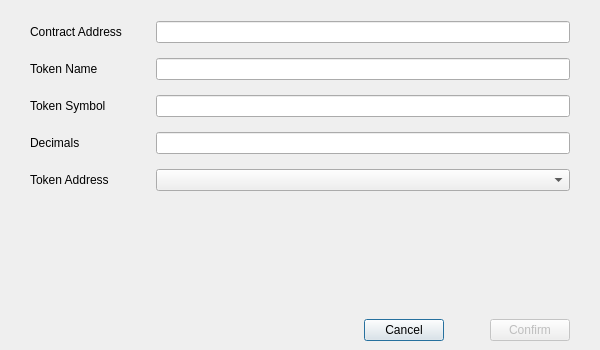
<?xml version="1.0" encoding="UTF-8"?>
<ui version="4.0">
 <class>AddTokenPage</class>
 <widget class="QDialog" name="AddTokenPage">
  <property name="geometry">
   <rect>
    <x>0</x>
    <y>0</y>
    <width>600</width>
    <height>350</height>
   </rect>
  </property>
  <property name="minimumSize">
   <size>
    <width>600</width>
    <height>350</height>
   </size>
  </property>
  <property name="windowTitle">
   <string>ADD Token</string>
  </property>
  <layout class="QVBoxLayout" name="verticalLayout">
   <property name="leftMargin">
    <number>0</number>
   </property>
   <property name="rightMargin">
    <number>0</number>
   </property>
   <property name="bottomMargin">
    <number>0</number>
   </property>
   <item>
    <spacer name="verticalSpacer_2">
     <property name="orientation">
      <enum>Qt::Vertical</enum>
     </property>
     <property name="sizeType">
      <enum>QSizePolicy::Fixed</enum>
     </property>
     <property name="sizeHint" stdset="0">
      <size>
       <width>20</width>
       <height>10</height>
      </size>
     </property>
    </spacer>
   </item>
   <item>
    <layout class="QGridLayout" name="gridLayout">
     <property name="leftMargin">
      <number>30</number>
     </property>
     <property name="rightMargin">
      <number>30</number>
     </property>
     <property name="verticalSpacing">
      <number>15</number>
     </property>
     <item row="2" column="0">
      <widget class="QLabel" name="labelTokenSymbol">
       <property name="minimumSize">
        <size>
         <width>120</width>
         <height>0</height>
        </size>
       </property>
       <property name="text">
        <string>Token Symbol</string>
       </property>
      </widget>
     </item>
     <item row="3" column="1">
      <widget class="QLineEdit" name="lineEditDecimals">
       <property name="alignment">
        <set>Qt::AlignCenter</set>
       </property>
       <property name="readOnly">
        <bool>false</bool>
       </property>
      </widget>
     </item>
     <item row="3" column="0">
      <widget class="QLabel" name="labelDecimals">
       <property name="minimumSize">
        <size>
         <width>120</width>
         <height>0</height>
        </size>
       </property>
       <property name="text">
        <string>Decimals</string>
       </property>
      </widget>
     </item>
     <item row="1" column="1">
      <widget class="QLineEdit" name="lineEditTokenName">
       <property name="alignment">
        <set>Qt::AlignCenter</set>
       </property>
       <property name="readOnly">
        <bool>false</bool>
       </property>
      </widget>
     </item>
     <item row="0" column="0">
      <widget class="QLabel" name="labelContractAddress">
       <property name="minimumSize">
        <size>
         <width>120</width>
         <height>0</height>
        </size>
       </property>
       <property name="text">
        <string>Contract Address</string>
       </property>
      </widget>
     </item>
     <item row="2" column="1">
      <widget class="QLineEdit" name="lineEditTokenSymbol">
       <property name="alignment">
        <set>Qt::AlignCenter</set>
       </property>
       <property name="readOnly">
        <bool>false</bool>
       </property>
      </widget>
     </item>
     <item row="1" column="0">
      <widget class="QLabel" name="labelTokenName">
       <property name="minimumSize">
        <size>
         <width>120</width>
         <height>0</height>
        </size>
       </property>
       <property name="text">
        <string>Token Name</string>
       </property>
      </widget>
     </item>
     <item row="0" column="1">
      <widget class="QLineEdit" name="lineEditContractAddress">
       <property name="alignment">
        <set>Qt::AlignCenter</set>
       </property>
      </widget>
     </item>
     <item row="4" column="1">
      <layout class="QVBoxLayout" name="verticalLayout_2">
       <item>
        <widget class="AddressField" name="lineEditSenderAddress"/>
       </item>
       <item>
        <widget class="QLabel" name="labelDescription">
         <property name="text">
          <string/>
         </property>
         <property name="alignment">
          <set>Qt::AlignLeading|Qt::AlignLeft|Qt::AlignVCenter</set>
         </property>
         <property name="wordWrap">
          <bool>true</bool>
         </property>
        </widget>
       </item>
      </layout>
     </item>
     <item row="4" column="0">
      <layout class="QVBoxLayout" name="verticalLayout_3">
       <item>
        <widget class="QLabel" name="label">
         <property name="minimumSize">
          <size>
           <width>120</width>
           <height>0</height>
          </size>
         </property>
         <property name="text">
          <string>Token Address</string>
         </property>
        </widget>
       </item>
       <item>
        <widget class="QLabel" name="labelSpacer">
         <property name="sizePolicy">
          <sizepolicy hsizetype="Preferred" vsizetype="Fixed">
           <horstretch>0</horstretch>
           <verstretch>0</verstretch>
          </sizepolicy>
         </property>
         <property name="text">
          <string/>
         </property>
        </widget>
       </item>
      </layout>
     </item>
    </layout>
   </item>
   <item>
    <spacer name="verticalSpacer">
     <property name="orientation">
      <enum>Qt::Vertical</enum>
     </property>
     <property name="sizeType">
      <enum>QSizePolicy::MinimumExpanding</enum>
     </property>
     <property name="sizeHint" stdset="0">
      <size>
       <width>20</width>
       <height>40</height>
      </size>
     </property>
    </spacer>
   </item>
   <item>
    <widget class="QWidget" name="buttonsContainerWhite" native="true">
     <layout class="QHBoxLayout" name="horizontalLayout_2">
      <property name="leftMargin">
       <number>30</number>
      </property>
      <property name="rightMargin">
       <number>30</number>
      </property>
      <item>
       <spacer name="horizontalSpacer">
        <property name="orientation">
         <enum>Qt::Horizontal</enum>
        </property>
        <property name="sizeHint" stdset="0">
         <size>
          <width>40</width>
          <height>20</height>
         </size>
        </property>
       </spacer>
      </item>
      <item>
       <widget class="QPushButton" name="clearButton">
        <property name="text">
         <string>Cancel</string>
        </property>
       </widget>
      </item>
      <item>
       <spacer name="horizontalSpacer_3">
        <property name="orientation">
         <enum>Qt::Horizontal</enum>
        </property>
        <property name="sizeType">
         <enum>QSizePolicy::Fixed</enum>
        </property>
        <property name="sizeHint" stdset="0">
         <size>
          <width>40</width>
          <height>20</height>
         </size>
        </property>
       </spacer>
      </item>
      <item>
       <widget class="QPushButton" name="confirmButton">
        <property name="enabled">
         <bool>false</bool>
        </property>
        <property name="text">
         <string>Confirm</string>
        </property>
       </widget>
      </item>
     </layout>
    </widget>
   </item>
  </layout>
 </widget>
 <customwidgets>
  <customwidget>
   <class>AddressField</class>
   <extends>QComboBox</extends>
   <header>qt/addressfield.h</header>
  </customwidget>
 </customwidgets>
 <tabstops>
  <tabstop>lineEditContractAddress</tabstop>
  <tabstop>lineEditTokenName</tabstop>
  <tabstop>lineEditTokenSymbol</tabstop>
  <tabstop>lineEditDecimals</tabstop>
  <tabstop>lineEditSenderAddress</tabstop>
  <tabstop>confirmButton</tabstop>
  <tabstop>clearButton</tabstop>
 </tabstops>
 <resources/>
 <connections/>
</ui>
